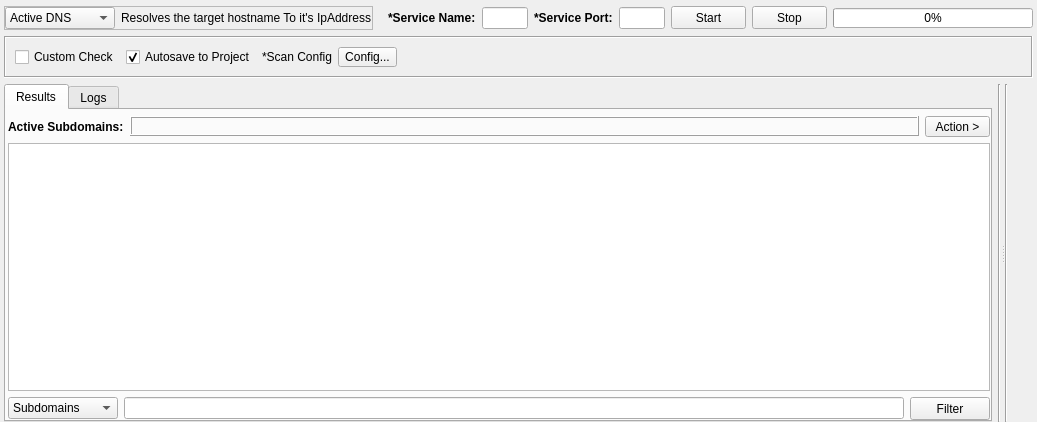
<?xml version="1.0" encoding="UTF-8"?>
<ui version="4.0">
 <class>Active</class>
 <widget class="QWidget" name="Active">
  <property name="geometry">
   <rect>
    <x>0</x>
    <y>0</y>
    <width>1037</width>
    <height>422</height>
   </rect>
  </property>
  <property name="windowTitle">
   <string>Form</string>
  </property>
  <property name="styleSheet">
   <string notr="true"/>
  </property>
  <layout class="QVBoxLayout" name="verticalLayout_2">
   <property name="leftMargin">
    <number>4</number>
   </property>
   <property name="topMargin">
    <number>6</number>
   </property>
   <property name="rightMargin">
    <number>4</number>
   </property>
   <property name="bottomMargin">
    <number>0</number>
   </property>
   <item>
    <layout class="QHBoxLayout" name="horizontalLayout_5">
     <item>
      <widget class="QFrame" name="frameDefault">
       <property name="frameShape">
        <enum>QFrame::StyledPanel</enum>
       </property>
       <property name="frameShadow">
        <enum>QFrame::Raised</enum>
       </property>
       <layout class="QHBoxLayout" name="horizontalLayout_3">
        <property name="leftMargin">
         <number>0</number>
        </property>
        <property name="topMargin">
         <number>0</number>
        </property>
        <property name="rightMargin">
         <number>0</number>
        </property>
        <property name="bottomMargin">
         <number>0</number>
        </property>
        <item>
         <widget class="QComboBox" name="comboBoxOption">
          <property name="sizePolicy">
           <sizepolicy hsizetype="Fixed" vsizetype="Fixed">
            <horstretch>0</horstretch>
            <verstretch>0</verstretch>
           </sizepolicy>
          </property>
          <property name="minimumSize">
           <size>
            <width>110</width>
            <height>22</height>
           </size>
          </property>
          <property name="focusPolicy">
           <enum>Qt::NoFocus</enum>
          </property>
          <property name="styleSheet">
           <string notr="true"/>
          </property>
          <item>
           <property name="text">
            <string>Active DNS</string>
           </property>
          </item>
          <item>
           <property name="text">
            <string>Active For HTTP</string>
           </property>
          </item>
          <item>
           <property name="text">
            <string>Active For HTTPS</string>
           </property>
          </item>
          <item>
           <property name="text">
            <string>Active For FTP</string>
           </property>
          </item>
          <item>
           <property name="text">
            <string>Active For SMTP</string>
           </property>
          </item>
         </widget>
        </item>
        <item>
         <widget class="QLabel" name="label_details">
          <property name="font">
           <font>
            <weight>50</weight>
            <bold>false</bold>
           </font>
          </property>
          <property name="text">
           <string>Resolves the target hostname To it's IpAddress</string>
          </property>
         </widget>
        </item>
       </layout>
      </widget>
     </item>
     <item>
      <widget class="QFrame" name="frameCustom">
       <property name="frameShape">
        <enum>QFrame::NoFrame</enum>
       </property>
       <property name="frameShadow">
        <enum>QFrame::Sunken</enum>
       </property>
       <layout class="QHBoxLayout" name="horizontalLayout">
        <property name="leftMargin">
         <number>9</number>
        </property>
        <property name="topMargin">
         <number>0</number>
        </property>
        <property name="rightMargin">
         <number>0</number>
        </property>
        <property name="bottomMargin">
         <number>0</number>
        </property>
        <item>
         <widget class="QLabel" name="label_3">
          <property name="sizePolicy">
           <sizepolicy hsizetype="Maximum" vsizetype="Maximum">
            <horstretch>0</horstretch>
            <verstretch>0</verstretch>
           </sizepolicy>
          </property>
          <property name="minimumSize">
           <size>
            <width>0</width>
            <height>0</height>
           </size>
          </property>
          <property name="font">
           <font>
            <weight>75</weight>
            <bold>true</bold>
           </font>
          </property>
          <property name="text">
           <string>*Service Name:</string>
          </property>
         </widget>
        </item>
        <item>
         <widget class="QLineEdit" name="lineEditServiceName"/>
        </item>
        <item>
         <widget class="QLabel" name="label_4">
          <property name="sizePolicy">
           <sizepolicy hsizetype="Maximum" vsizetype="Maximum">
            <horstretch>0</horstretch>
            <verstretch>0</verstretch>
           </sizepolicy>
          </property>
          <property name="minimumSize">
           <size>
            <width>0</width>
            <height>0</height>
           </size>
          </property>
          <property name="font">
           <font>
            <weight>75</weight>
            <bold>true</bold>
           </font>
          </property>
          <property name="text">
           <string>*Service Port:</string>
          </property>
         </widget>
        </item>
        <item>
         <widget class="QLineEdit" name="lineEditServicePort"/>
        </item>
       </layout>
      </widget>
     </item>
     <item>
      <spacer name="horizontalSpacer">
       <property name="orientation">
        <enum>Qt::Horizontal</enum>
       </property>
       <property name="sizeHint" stdset="0">
        <size>
         <width>40</width>
         <height>20</height>
        </size>
       </property>
      </spacer>
     </item>
     <item>
      <widget class="QPushButton" name="buttonStart">
       <property name="sizePolicy">
        <sizepolicy hsizetype="Fixed" vsizetype="Fixed">
         <horstretch>0</horstretch>
         <verstretch>0</verstretch>
        </sizepolicy>
       </property>
       <property name="minimumSize">
        <size>
         <width>75</width>
         <height>23</height>
        </size>
       </property>
       <property name="styleSheet">
        <string notr="true"/>
       </property>
       <property name="text">
        <string>Start</string>
       </property>
      </widget>
     </item>
     <item>
      <widget class="QPushButton" name="buttonStop">
       <property name="sizePolicy">
        <sizepolicy hsizetype="Fixed" vsizetype="Fixed">
         <horstretch>0</horstretch>
         <verstretch>0</verstretch>
        </sizepolicy>
       </property>
       <property name="minimumSize">
        <size>
         <width>75</width>
         <height>23</height>
        </size>
       </property>
       <property name="styleSheet">
        <string notr="true"/>
       </property>
       <property name="text">
        <string>Stop</string>
       </property>
      </widget>
     </item>
     <item>
      <widget class="QProgressBar" name="progressBar">
       <property name="minimumSize">
        <size>
         <width>200</width>
         <height>20</height>
        </size>
       </property>
       <property name="maximumSize">
        <size>
         <width>200</width>
         <height>20</height>
        </size>
       </property>
       <property name="styleSheet">
        <string notr="true"/>
       </property>
       <property name="value">
        <number>0</number>
       </property>
      </widget>
     </item>
    </layout>
   </item>
   <item>
    <widget class="QFrame" name="frame">
     <property name="sizePolicy">
      <sizepolicy hsizetype="Preferred" vsizetype="Preferred">
       <horstretch>0</horstretch>
       <verstretch>0</verstretch>
      </sizepolicy>
     </property>
     <property name="minimumSize">
      <size>
       <width>0</width>
       <height>42</height>
      </size>
     </property>
     <property name="maximumSize">
      <size>
       <width>16777215</width>
       <height>42</height>
      </size>
     </property>
     <property name="frameShape">
      <enum>QFrame::Box</enum>
     </property>
     <property name="frameShadow">
      <enum>QFrame::Sunken</enum>
     </property>
     <layout class="QHBoxLayout" name="horizontalLayout_2">
      <item>
       <widget class="QCheckBox" name="checkBoxCustomActive">
        <property name="text">
         <string>Custom Check</string>
        </property>
       </widget>
      </item>
      <item>
       <widget class="QCheckBox" name="checkBox">
        <property name="text">
         <string>Autosave to Project</string>
        </property>
        <property name="checked">
         <bool>true</bool>
        </property>
       </widget>
      </item>
      <item>
       <widget class="QLabel" name="label">
        <property name="text">
         <string>*Scan Config</string>
        </property>
       </widget>
      </item>
      <item>
       <widget class="QToolButton" name="buttonConfig">
        <property name="minimumSize">
         <size>
          <width>0</width>
          <height>18</height>
         </size>
        </property>
        <property name="styleSheet">
         <string notr="true"/>
        </property>
        <property name="text">
         <string>Config...</string>
        </property>
       </widget>
      </item>
      <item>
       <spacer name="horizontalSpacer_6">
        <property name="orientation">
         <enum>Qt::Horizontal</enum>
        </property>
        <property name="sizeHint" stdset="0">
         <size>
          <width>397</width>
          <height>20</height>
         </size>
        </property>
       </spacer>
      </item>
     </layout>
    </widget>
   </item>
   <item>
    <widget class="QSplitter" name="splitter">
     <property name="orientation">
      <enum>Qt::Horizontal</enum>
     </property>
     <widget class="QWidget" name="layoutWidget">
      <layout class="QHBoxLayout" name="horizontalLayout_4">
       <item>
        <widget class="QTabWidget" name="tabWidgetResults">
         <property name="styleSheet">
          <string notr="true"/>
         </property>
         <property name="tabPosition">
          <enum>QTabWidget::North</enum>
         </property>
         <property name="currentIndex">
          <number>0</number>
         </property>
         <widget class="QWidget" name="tabResults">
          <attribute name="title">
           <string>Results</string>
          </attribute>
          <layout class="QVBoxLayout" name="verticalLayout">
           <property name="leftMargin">
            <number>2</number>
           </property>
           <property name="topMargin">
            <number>6</number>
           </property>
           <property name="rightMargin">
            <number>0</number>
           </property>
           <property name="bottomMargin">
            <number>0</number>
           </property>
           <item>
            <layout class="QHBoxLayout" name="horizontalLayout_18">
             <item>
              <widget class="QLabel" name="label_14">
               <property name="sizePolicy">
                <sizepolicy hsizetype="Maximum" vsizetype="Preferred">
                 <horstretch>0</horstretch>
                 <verstretch>0</verstretch>
                </sizepolicy>
               </property>
               <property name="font">
                <font>
                 <weight>75</weight>
                 <bold>true</bold>
                </font>
               </property>
               <property name="text">
                <string>Active Subdomains:</string>
               </property>
              </widget>
             </item>
             <item>
              <widget class="QLabel" name="labelResultsCount">
               <property name="sizePolicy">
                <sizepolicy hsizetype="Preferred" vsizetype="Maximum">
                 <horstretch>0</horstretch>
                 <verstretch>0</verstretch>
                </sizepolicy>
               </property>
               <property name="minimumSize">
                <size>
                 <width>0</width>
                 <height>20</height>
                </size>
               </property>
               <property name="maximumSize">
                <size>
                 <width>16777215</width>
                 <height>20</height>
                </size>
               </property>
               <property name="font">
                <font>
                 <weight>75</weight>
                 <bold>true</bold>
                </font>
               </property>
               <property name="styleSheet">
                <string notr="true"/>
               </property>
               <property name="frameShape">
                <enum>QFrame::Box</enum>
               </property>
               <property name="frameShadow">
                <enum>QFrame::Raised</enum>
               </property>
               <property name="text">
                <string/>
               </property>
              </widget>
             </item>
             <item>
              <widget class="QToolButton" name="buttonAction">
               <property name="sizePolicy">
                <sizepolicy hsizetype="Fixed" vsizetype="Fixed">
                 <horstretch>0</horstretch>
                 <verstretch>0</verstretch>
                </sizepolicy>
               </property>
               <property name="minimumSize">
                <size>
                 <width>65</width>
                 <height>20</height>
                </size>
               </property>
               <property name="font">
                <font>
                 <weight>50</weight>
                 <bold>false</bold>
                </font>
               </property>
               <property name="styleSheet">
                <string notr="true"/>
               </property>
               <property name="text">
                <string>Action &gt;</string>
               </property>
              </widget>
             </item>
            </layout>
           </item>
           <item>
            <widget class="QTableView" name="tableViewResults">
             <property name="font">
              <font>
               <family>MS Shell Dlg 2</family>
               <pointsize>8</pointsize>
              </font>
             </property>
             <property name="focusPolicy">
              <enum>Qt::NoFocus</enum>
             </property>
             <property name="contextMenuPolicy">
              <enum>Qt::CustomContextMenu</enum>
             </property>
             <property name="accessibleDescription">
              <string/>
             </property>
             <property name="styleSheet">
              <string notr="true"/>
             </property>
             <property name="editTriggers">
              <set>QAbstractItemView::NoEditTriggers</set>
             </property>
             <property name="showDropIndicator" stdset="0">
              <bool>false</bool>
             </property>
             <property name="dragDropOverwriteMode">
              <bool>false</bool>
             </property>
             <property name="selectionMode">
              <enum>QAbstractItemView::ExtendedSelection</enum>
             </property>
             <property name="verticalScrollMode">
              <enum>QAbstractItemView::ScrollPerPixel</enum>
             </property>
             <property name="horizontalScrollMode">
              <enum>QAbstractItemView::ScrollPerPixel</enum>
             </property>
             <property name="showGrid">
              <bool>false</bool>
             </property>
             <property name="sortingEnabled">
              <bool>true</bool>
             </property>
             <property name="cornerButtonEnabled">
              <bool>false</bool>
             </property>
             <attribute name="horizontalHeaderCascadingSectionResizes">
              <bool>true</bool>
             </attribute>
             <attribute name="horizontalHeaderMinimumSectionSize">
              <number>100</number>
             </attribute>
             <attribute name="horizontalHeaderDefaultSectionSize">
              <number>220</number>
             </attribute>
             <attribute name="horizontalHeaderShowSortIndicator" stdset="0">
              <bool>true</bool>
             </attribute>
             <attribute name="horizontalHeaderStretchLastSection">
              <bool>true</bool>
             </attribute>
             <attribute name="verticalHeaderVisible">
              <bool>false</bool>
             </attribute>
             <attribute name="verticalHeaderMinimumSectionSize">
              <number>15</number>
             </attribute>
             <attribute name="verticalHeaderDefaultSectionSize">
              <number>15</number>
             </attribute>
             <attribute name="verticalHeaderHighlightSections">
              <bool>false</bool>
             </attribute>
            </widget>
           </item>
           <item>
            <layout class="QHBoxLayout" name="horizontalLayout_7">
             <item>
              <widget class="QComboBox" name="comboBoxFilter">
               <property name="minimumSize">
                <size>
                 <width>110</width>
                 <height>0</height>
                </size>
               </property>
               <item>
                <property name="text">
                 <string>Subdomains</string>
                </property>
               </item>
               <item>
                <property name="text">
                 <string>Ip</string>
                </property>
               </item>
              </widget>
             </item>
             <item>
              <widget class="QLineEdit" name="lineEditFilter"/>
             </item>
             <item>
              <widget class="QPushButton" name="buttonFilter">
               <property name="minimumSize">
                <size>
                 <width>75</width>
                 <height>23</height>
                </size>
               </property>
               <property name="text">
                <string>Filter</string>
               </property>
              </widget>
             </item>
            </layout>
           </item>
          </layout>
         </widget>
         <widget class="QWidget" name="tabLogs">
          <attribute name="title">
           <string>Logs</string>
          </attribute>
          <layout class="QVBoxLayout" name="verticalLayout_24">
           <property name="leftMargin">
            <number>0</number>
           </property>
           <property name="topMargin">
            <number>2</number>
           </property>
           <property name="rightMargin">
            <number>0</number>
           </property>
           <property name="bottomMargin">
            <number>0</number>
           </property>
           <item>
            <widget class="QPlainTextEdit" name="plainTextEditLogs">
             <property name="readOnly">
              <bool>true</bool>
             </property>
            </widget>
           </item>
          </layout>
         </widget>
        </widget>
       </item>
       <item>
        <widget class="Line" name="line_17">
         <property name="styleSheet">
          <string notr="true"/>
         </property>
         <property name="orientation">
          <enum>Qt::Vertical</enum>
         </property>
        </widget>
       </item>
      </layout>
     </widget>
     <widget class="QWidget" name="layoutWidget">
      <layout class="QHBoxLayout" name="horizontalLayout_6">
       <item>
        <widget class="Line" name="line_7">
         <property name="styleSheet">
          <string notr="true"/>
         </property>
         <property name="orientation">
          <enum>Qt::Vertical</enum>
         </property>
        </widget>
       </item>
       <item>
        <widget class="InputWidget" name="targets" native="true">
         <property name="minimumSize">
          <size>
           <width>0</width>
           <height>150</height>
          </size>
         </property>
        </widget>
       </item>
      </layout>
     </widget>
    </widget>
   </item>
  </layout>
 </widget>
 <customwidgets>
  <customwidget>
   <class>InputWidget</class>
   <extends>QWidget</extends>
   <header>src/widgets/InputWidget.h</header>
   <container>1</container>
  </customwidget>
 </customwidgets>
 <resources/>
 <connections/>
</ui>
